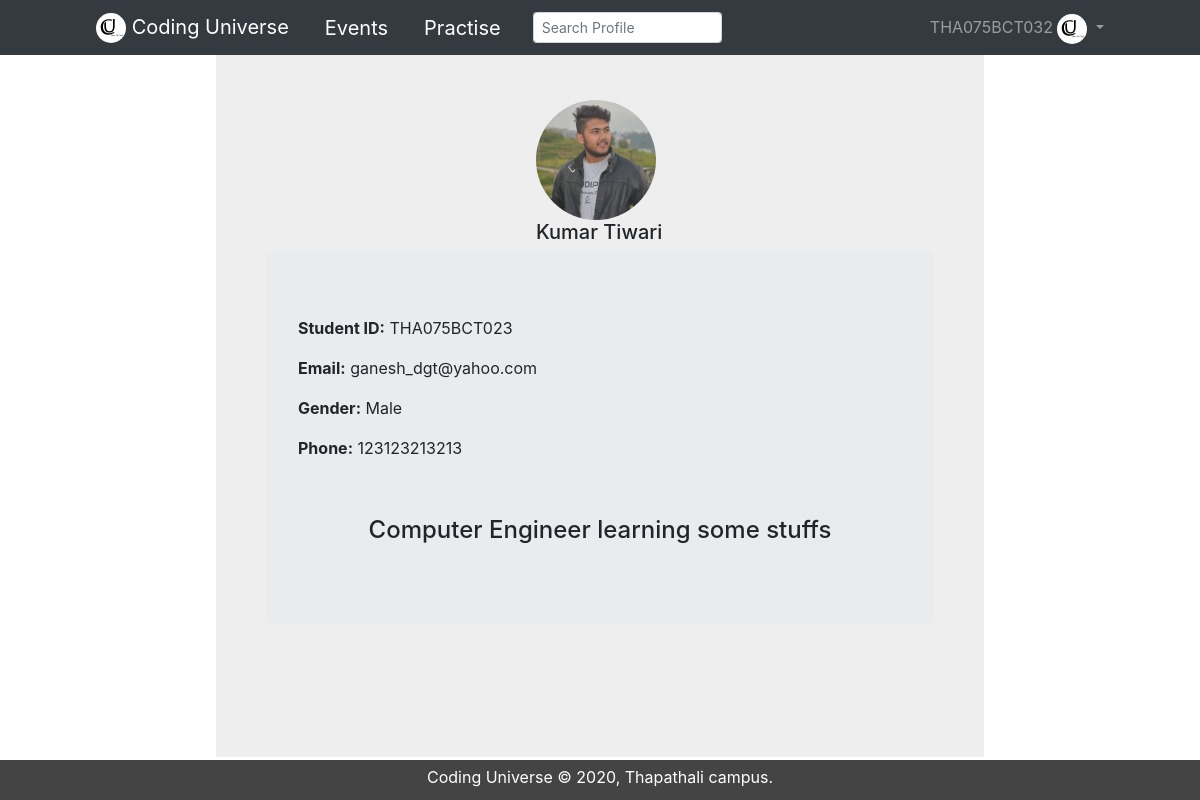
/profile/user (signed in), run on the app's committed database.
### Register/models.py (models this page shows, shortened)
class Profile(models.Model):
    user=models.OneToOneField(User,on_delete=models.CASCADE)
    first_name=models.CharField(max_length=20 , blank=False , null=False)
    middle_name=models.CharField(max_length=20 , blank =True , null=True)
    last_name=models.CharField(max_length=20,blank=False,null=False)
    Student_ID=models.CharField(max_length=15,blank=False,null=False)
    Gender=models.CharField(choices=GENDER_CHOICES,max_length=20,blank=True,null=True)
    phone=models.PositiveIntegerField()
    Description=models.TextField()
    Profile_picture=models.ImageField(upload_to='Statics/Images',blank=True,null=True)

### Profile/views.py (the view)
# urls.py: path('<str:name>',ProfileView,name='profile'),
@login_required
def ProfileView(request,name):
    session_id=request.session['user_id']
    u1=User.objects.get(id=session_id)
    p1=Profile.objects.get(user=session_id)
    u2=User.objects.get(username=name)
    p2=Profile.objects.get(user=u2.id)
    context={
        'u1':u1,
        'p1':p1,
        'p2':p2,
        'verify':'True',
        'u2':u2
    }
    return render(request,'Profile/profile.html',context)

### Templates/Profile/profile.html (shortened to what this page needs)
{% extends 'base.html' %}
{% block body %}
<section id="registration-form">
    <div class="container">
        <div  class="name">
                <img src="/media/{{p2.Profile_picture}}" width="120" height="120" class="rounded-circle">
        </div>
        <div class="name">
                <h5>{{p2.first_name}} {{p2.last_name}}</h5>
        </div>
        <div class="jumbotron text-center">
                <p align="left"><b>Student ID:</b> {{p2.Student_ID}}</p>
                <p align="left"><b>Email:</b> {{u2.email}}</p>
                <p align="left"><b>Gender:</b> {% if p2.Gender == "M" %} Male {% elif p2.Gender != "M" %} Female {% endif %}</p>
                <p align="left"><b>Phone:</b> {{p2.phone}}</p><br>
                <p><h4>{{p2.Description}}</h4></p>
        </div>
        </div>
</section>
{% endblock %}

### Templates/base.html (shortened to what this page needs)
{% load static %}
<html lang="en">
<head>
    <link href="{% static 'css/base/footer.css' %}" rel="stylesheet">
    <link href="{% static 'css/base/navbar.css' %}" rel="stylesheet">
    <link href="{% static 'css/base/activate.css' %}" rel="stylesheet">
    <link href="{% static 'css/base/login.css' %}" rel="stylesheet">
    <link href="{% static 'css/base/style1.css' %}" rel="stylesheet">
    <link href="//maxcdn.bootstrapcdn.com/font-awesome/4.1.0/css/font-awesome.min.css" rel="stylesheet">
    <link rel="stylesheet" href="https://maxcdn.bootstrapcdn.com/bootstrap/4.0.0/css/bootstrap.min.css">
<body>
    <header>
        <nav class="navbar navbar-dark bg-dark navbar-expand-sm fixed-top" id="navbar">
            <a class="navbar-brand logo1" href="{% url 'home' %}">
              <img src="{% static 'Images/logo.jpg' %}" width="30" height="30" alt="logo" class="rounded-circle">
              Coding Universe
            </a>
            <a class="navbar-brand logo3" href="#">
              Events
            </a>
            {% if verify == "True" %}
            <a class="navbar-brand logo3" href="{% url 'practise' %}">
              Practise
            </a>
            <form class="form-inline " role="search" action='/s/'>
              <input class="form-control form-control-sm ml-3 w-75 " type="text" placeholder="Search Profile" aria-label="Search" name='k'>
            </form>
            {% endif %}
            <div class="collapse navbar-collapse" id="navbar-list-4">
              <ul class="navbar-nav ml-auto ">
                  <li class="nav-item dropdown">
                  <a class="nav-link dropdown-toggle logo" href="#" id="navbarDropdownMenuLink" role="button" data-toggle="dropdown" aria-haspopup="true" aria-expanded="true">
                    {% if verify == "True" %}
                    {{p1.Student_ID}}
                    <img src="/media/{{p1.Profile_picture}}" width="30" height="30" class="rounded-circle">
                    {% elif verify != "True" %}
                    <img src="{% static 'Images/icon.png' %}" width="30" height="30" class="rounded-circle">
                    {% endif %}
                  </a>
                </li>
              </ul>
            </div>
          </nav>
    </header>
          {% block body %}
          {% endblock %}
    <div>
        <footer id="main-footer">
            <p>Coding Universe &copy; 2020, Thapathali campus.</p>
        </footer>
    </div>
</body>
</html>

### Statics/css/base/footer.css (style rules this page uses)
#main-footer { clear: both; height:40; position: fixed; bottom: 0; width: 100%; text-align: center; background: #444; color: #fff; padding: 5px; }

### Statics/css/base/navbar.css (style rules this page uses)
#navbar { width: 100%; height:55; position: fixed; background-color: #333; color: #fff; }
#navbar .logo { padding-top: 10px; padding-right: 80px; }
#navbar .logo1 { padding-top: 5px; padding-left: 80px; }

### Statics/css/base/style1.css (style rules this page uses)
* { margin: 0; padding: 0; box-sizing: bordor-box; border: none; }
html, body { font-family: 'Segoe UI', Tahoma, Geneva, Verdana, sans-serif; line-height: 1.7em; background-color: #ddd; }
p { margin: 20px 0; }
input { font-family: FontAwesome; width: 100%; padding: 7px; margin: 5px; border: none; border-radius: 4px; outline: none; }
#registration-form .container { max-width: 768px; margin: auto; background-color: #eee; align-content: center; padding: 100px 50px; }
#registration-form .container .name { padding-left:270px ; }
#registration-form .container .jumbotron { text-align: center; }
#navbar { width: 100%; height:55; position: fixed; background-color: #333; color: #fff; }
#navbar .logo { padding-top: 10px; padding-right: 80px; }
#navbar .logo3 { padding-top: 5px; padding-left: 20px; text-align: center; }
#navbar .logo1 { padding-top: 5px; padding-left: 80px; }
#main-footer { clear: both; height:40; position: fixed; bottom: 0; width: 100%; text-align: center; background: #444; color: #fff; padding: 5px; }
a { color: rgb(38, 24, 240); }

### data on the page
Profile: Student_ID "THA075BCT032", Profile_picture (picture)
Profile: Profile_picture (picture), first_name "Kumar", last_name "Tiwari", Student_ID "THA075BCT023", phone "123123213213", Description "Computer Engineer learning some stuffs"

### other printed values
{{ u2.email }} "ganesh_dgt@yahoo.com"
